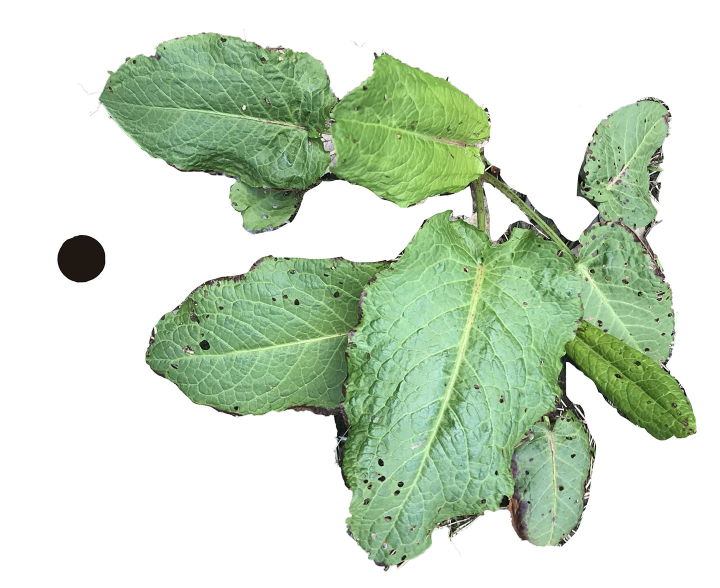
#> input picture plantImage.jpg, 1440 x 1176 px, found by its file name (shown at 1/2 size)
$ python returnPlantSize.py   (older library calls are emulated)
#> lines starting #> are read from the running program, lines starting #| are printed output that depends on the picture; after the words box and inside, x2 and y2 are one past the last pixel; in counts of white or black regions, pixels touching at a corner belong together
### helperFunctions.py
import sys
import os

PATHTODIRECTORY = os.path.dirname(os.path.realpath("takePhotos"))

def setDirPathByOs():
    OS = sys.platform
    if "linux" in OS:
        PATHTOIMAGES = PATHTODIRECTORY + "/images/"
    else:
        PATHTOIMAGES = PATHTODIRECTORY + "\\images\\"
    return PATHTOIMAGES

### returnPlantSize.py
# This program draws upon the following tutorial
# https://www.pyimagesearch.com/2016/03/28/measuring-size-of-objects-in-an-image-with-opencv/
import cv2
import numpy as np
import argparse
from scipy.spatial import distance as dist
from imutils import contours
import imutils
from imutils import perspective
import helperFunctions

#Global Constants
lowerBound = np.array([33, 80, 40])
upperBound = np.array([102, 255, 255])
kernelOpen = np.ones((1, 1))
kernelClose = np.ones((20, 20))
imgName = "plantImage.jpg"
REFWIDTH = 0.955


def midpoint(ptA, ptB):
    return ((ptA[0] + ptB[0]) * 0.5, (ptA[1] + ptB[1]) * 0.5)


def returnGreenObjects(img):
    imgHSV = cv2.cvtColor(img, cv2.COLOR_BGR2HSV)
    mask = cv2.inRange(imgHSV, lowerBound, upperBound)
    maskOpen = cv2.morphologyEx(mask, cv2.MORPH_OPEN, kernelOpen)
    maskClose = cv2.morphologyEx(maskOpen, cv2.MORPH_CLOSE, kernelClose)

    maskFinal = maskClose
    _, conts, h = cv2.findContours(maskFinal.copy(), cv2.RETR_EXTERNAL, cv2.CHAIN_APPROX_NONE)
    return conts


def returnReferenceObject(img):
    gray = cv2.GaussianBlur(img, (7, 7), 0)
    edged = cv2.Canny(gray, 50, 100)
    edged = cv2.dilate(edged, None, iterations=1)
    edged = cv2.erode(edged, None, iterations=1)
    Othercnts = cv2.findContours(edged.copy(), cv2.RETR_EXTERNAL, cv2.CHAIN_APPROX_SIMPLE)
    ref = Othercnts[0] if imutils.is_cv2() else Othercnts[1]
    ref = ref[0]
    return ref


def computeBoundingBox(contobj):
    box = cv2.minAreaRect(contobj)
    box = cv2.cv.BoxPoints(box) if imutils.is_cv2() else cv2.boxPoints(box)
    box = np.array(box, dtype="int")
    return box


def computeTopBottomMidpoints(tl, tr, bl, br):
    (tltrX, tltrY) = midpoint(tl, tr)
    (blbrX, blbrY) = midpoint(bl, br)
    return (tltrX, tltrY), (blbrX, blbrY)


def computeSideMidpoints(tl, tr, bl, br):
    (tlblX, tlblY) = midpoint(tl, bl)
    (trbrX, trbrY) = midpoint(tr, br)
    return (tlblX, tlblY), (trbrX, trbrY)


def drawMidpoints(orig,tltrX,tltrY,tlblX,tlblY,blbrX,blbrY,trbrX,trbrY):
    cv2.circle(orig, (int(tltrX), int(tltrY)), 5, (255, 0, 0), -1)
    cv2.circle(orig, (int(blbrX), int(blbrY)), 5, (255, 0, 0), -1)
    cv2.circle(orig, (int(tlblX), int(tlblY)), 5, (255, 0, 0), -1)
    cv2.circle(orig, (int(trbrX), int(trbrY)), 5, (255, 0, 0), -1)


def drawMidpointLines(orig,tltrX,tltrY,blbrX,blbrY,tlblX,tlblY,trbrX,trbrY):
    cv2.line(orig, (int(tltrX), int(tltrY)), (int(blbrX), int(blbrY)),
             (255, 0, 255), 2)
    cv2.line(orig, (int(tlblX), int(tlblY)), (int(trbrX), int(trbrY)),
             (255, 0, 255), 2)


def drawSizes(orig, dimB, dimA,tltrX,tltrY,trbrX,trbrY):
    cv2.putText(orig, "{:.1f}in".format(dimB),
            (int(tltrX - 15), int(tltrY - 10)), cv2.FONT_HERSHEY_SIMPLEX,
            0.65, (0, 0, 0), 2)
    cv2.putText(orig, "{:.1f}in".format(dimA),
                (int(trbrX + 10), int(trbrY)), cv2.FONT_HERSHEY_SIMPLEX,
                0.65, (0, 0, 0), 2)


def calculateAndDisplay(imgName, REFWIDTH):
#> called with imgName = 'plantImage.jpg', REFWIDTH = 0.955
    directory = helperFunctions.setDirPathByOs()
    measureList = []
    img = cv2.imread(directory + imgName, 1)
#> img is the input picture: shape (1176, 1440, 3); mean B, G, R 199, 219.9, 203.7
    if img is None:
        return print("Image does not exist: "+imgName) # eventually written to log
    img = cv2.resize(img, (340, 220))
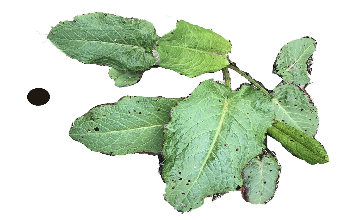
#> img: shape (220, 340, 3); mean B, G, R 199, 219.9, 203.6

    conts = returnGreenObjects(img)
#> in returnGreenObjects, `imgHSV = cv2.cvtColor(img, cv2.COLOR_BGR2HSV)`: imgHSV: shape (220, 340, 3); mean H, S, V 23.5, 33.5, 220.1
#> in returnGreenObjects, `mask = cv2.inRange(imgHSV, lowerBound, upperBound)`:
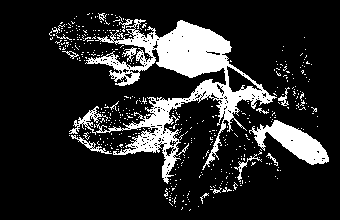
#> mask: shape (220, 340); 15.9% white; 457 white regions (440 under 20 px), largest, box (x1, y1, x2, y2) and area: (69, 19, 277, 184) 8595, (249, 120, 329, 165) 1542, (71, 135, 112, 154) 153
#> in returnGreenObjects, `maskClose = cv2.morphologyEx(maskOpen, cv2.MORPH_CLOSE, kernelClose)`:
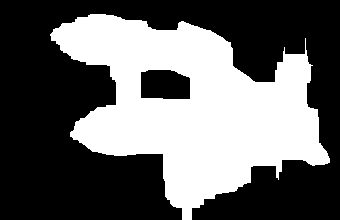
#> maskClose: shape (220, 340); 39.8% white; 1 white region
#> in returnGreenObjects, `_, conts, h = cv2.findContours(maskFinal.copy(), cv2.RETR_EXTERNAL, cv..`: conts = 1 contour; box (x1, y1, x2, y2) and area: (50, 14, 330, 220) 30537; h = [[-1, -1, -1, -1]]
    ref = returnReferenceObject(img)
#> in returnReferenceObject, `gray = cv2.GaussianBlur(img, (7, 7), 0)`:
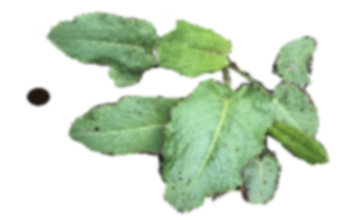
#> gray: shape (220, 340, 3); mean B, G, R 199, 219.9, 203.6
#> in returnReferenceObject, `edged = cv2.Canny(gray, 50, 100)`: edged: shape (220, 340); 6.6% white in thin lines or dots, all inside (x1, y1, x2, y2) = (27, 12, 329, 213)
#> in returnReferenceObject, `edged = cv2.dilate(edged, None, iterations=1)`: edged: shape (220, 340); 21.6% white; 8 white regions, largest, box (x1, y1, x2, y2) and area: (46, 11, 330, 214) 15563, (26, 87, 51, 107) 229, (115, 19, 127, 32) 92
#> in returnReferenceObject, `edged = cv2.erode(edged, None, iterations=1)`:
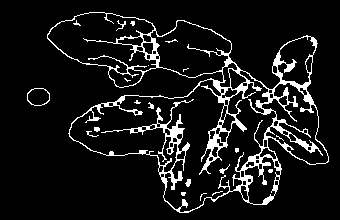
#> edged: shape (220, 340); 9.4% white; 21 white regions (13 under 20 px)
#> in returnReferenceObject, `Othercnts = cv2.findContours(edged.copy(), cv2.RETR_EXTERNAL, cv2.CHAI..`: Othercnts = 2 contours; box (x1, y1, x2, y2) and area: (47, 12, 329, 213) 31179, (27, 88, 50, 106) 315
#> in returnReferenceObject, `ref = Othercnts[0] if imutils.is_cv2() else Othercnts[1]`: ref has the same summary as Othercnts
#> in returnReferenceObject, `ref = ref[0]`: ref = contour of 18 points, box (x1, y1, x2, y2) (27, 88, 50, 106), area 315
    if ref is None:
        ref = returnReferenceObject(img)
        print("ref obj was none, trying again") # eventually write to log

    (cnts, _) = contours.sort_contours(conts)
#> cnts has the same summary as conts in returnGreenObjects
    pixelsPerMetric = None

    cnts = (ref,) + cnts
#> cnts = 2 contours; box (x1, y1, x2, y2) and area: (50, 14, 330, 220) 30537, (27, 88, 50, 106) 315

    for contobj in cnts:
        if cv2.contourArea(contobj) < 100:
            continue
        orig = img.copy()
        box = computeBoundingBox(contobj)

        # order points top-left, top-right, bottom-right, and bottom-left
        box = perspective.order_points(box)
        cv2.drawContours(orig, [box.astype("int")], -1, (0, 255, 0), 2)

        for (x, y) in box:
            cv2.circle(orig, (int(x), int(y)), 5, (0, 0, 255), -1)
            (tl, tr, br, bl) = box
            (tltrX, tltrY), (blbrX, blbrY) = computeTopBottomMidpoints(tl, tr, bl, br)
            (tlblX, tlblY), (trbrX, trbrY) = computeSideMidpoints(tl, tr, bl, br)
            drawMidpoints(orig, tltrX, tltrY, tlblX, tlblY,blbrX,blbrY,trbrX,trbrY)
            drawMidpointLines(orig, tltrX, tltrY, blbrX, blbrY,tlblX,tlblY,trbrX,trbrY)

            dA = dist.euclidean((tltrX, tltrY), (blbrX, blbrY))
            dB = dist.euclidean((tlblX, tlblY), (trbrX, trbrY))

            if pixelsPerMetric is None:
                pixelsPerMetric = dB / REFWIDTH

            dimA = dA / pixelsPerMetric
            dimB = dB / pixelsPerMetric

            drawSizes(orig, dimB, dimA,tltrX,tltrY,trbrX,trbrY)

        measureA = str(round(dimA,2))
        measureB = str(round(dimB,2))
        measureList.append((measureA,measureB))
        print(measureA + " " + measureB)

        cv2.imshow("final", orig)
        cv2.waitKey(999)
#> this loop made 2 passes
#> box on passes 1 to 2: [[27, 88], [49, 88], [49, 105], [27, 105]], [[47, 22], [293, -26], [336, 190], [90, 238]]
#| 0.74 0.95
#| 9.56 10.88
#> pass 1, in calculateAndDisplay, `cv2.imshow("final", orig)`:
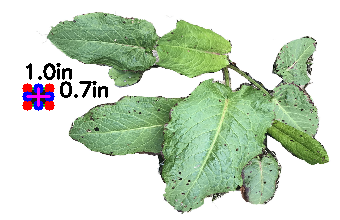
#> window 'final': shape (220, 340, 3); mean B, G, R 196.5, 216.2, 201.3
#> pass 2, in calculateAndDisplay, `cv2.imshow("final", orig)`:
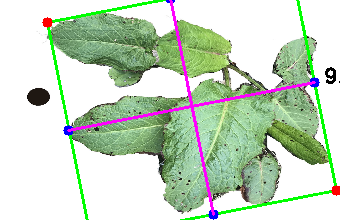
#> window 'final': shape (220, 340, 3); mean B, G, R 194.2, 215, 198.5
#> after the loop, measureList = [('0.74', '0.95'), ('9.56', '10.88')]; pixelsPerMetric = 23.04
    return measureList


if __name__ == '__main__':
    calculateAndDisplay(imgName, REFWIDTH)
